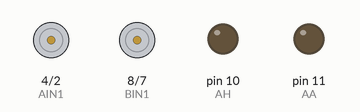
A sketch run on a simulated Arduino Uno, built with avr-gcc and run on an emulated ATmega328P. On the bench: motor-driver pin pairs drawn as motors (green arrow = first pin HIGH = forward, orange = second pin HIGH = backward, longer = more drive, scaled by the enable pin), output pins drawn as LEDs (lit = HIGH).

Above: at 0.1 s.
At 3.1 s:
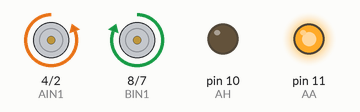
Timing chart, 0 to 4.6 s (numbered marks = the images above):
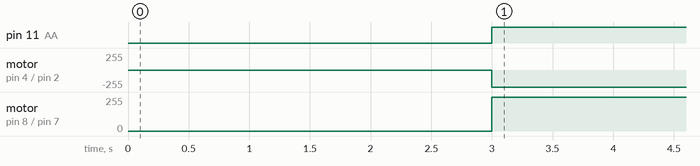

The sketch:

motorTras.ino
```cpp
#define PWMA 3
#define PWMB 5

#define AIN1 4
#define AIN2 2
#define BIN1 8
#define BIN2 7
#define AH 10
#define AA 11
#define BA 7
#define BH 8

void setup(){
    pinMode(PWMA,OUTPUT);
    pinMode(PWMB,OUTPUT);

    digitalWrite(PWMA,1);
    digitalWrite(PWMB,1);

    pinMode(1,INPUT);

    pinMode(AIN1,OUTPUT);
    pinMode(AIN2,OUTPUT);
    pinMode(AH,OUTPUT);
    pinMode(AA,OUTPUT);

    pinMode(BH,OUTPUT);
    pinMode(BA,OUTPUT);
    pinMode(BIN1,OUTPUT);
    pinMode(BIN2,OUTPUT);


    delay(3000); // OBRIGATORIO PELAS REGRAS
}

void loop(){
    digitalWrite(AIN1,0);
    digitalWrite(AIN2,1);
    digitalWrite(BIN1,1);
    digitalWrite(BIN2,0);

    digitalWrite(AH,0);
    digitalWrite(AA,1);
    digitalWrite(BH,1);
    digitalWrite(BA,0);
}
```

Measured:
- by itself, pin 11 (AA): LOW → HIGH at 3.0 s
- by itself, motor on pin 4 (AIN1) / pin 2 (AIN2): stopped → backward 255/255 at 3.0 s
- by itself, motor on pin 8 (BIN1) / pin 7 (BIN2): stopped → forward 255/255 at 3.0 s
